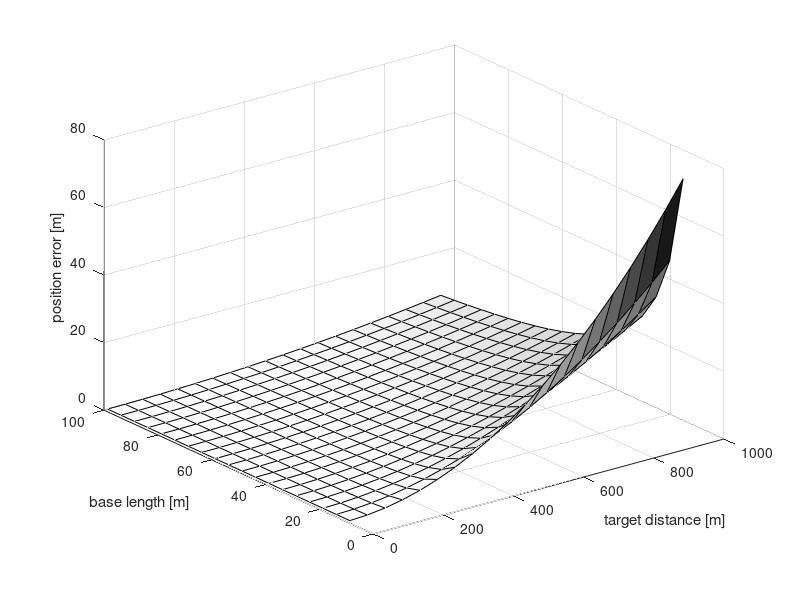

MATLAB code to generate this figure:
%%%
% 3D plot showing the localization estimation error as the function of the
% base length and the target distance. The error exists given the imprecise
% estimation of the position of the target on 2D sensor in pixels. The
% fixed error angle delta (corresponding to X pixels error) is used.
%
% Modeled situation:
%          
%        /\ y
%        |
%     e  | .
% Target X    .  error angle delta
%        |  .  / . 
%     D  |      .   .  
%        |          .  .  
%      --|--------------|-----> x
%        C1      B      C2
%

B = 10:5:100;         % m
D = 10:50:1000;     % m
delta = 0.000750;    % rad

e = bsxfun(@minus, bsxfun(@times, B', (tan(atan(D' * (1.0 ./ B)) + delta))'), D);

surf(D, B, e)
shading faceted
colormap(flipud(gray))
xlabel('target distance [m]');
ylabel('base length [m]');
zlabel('position error [m]');